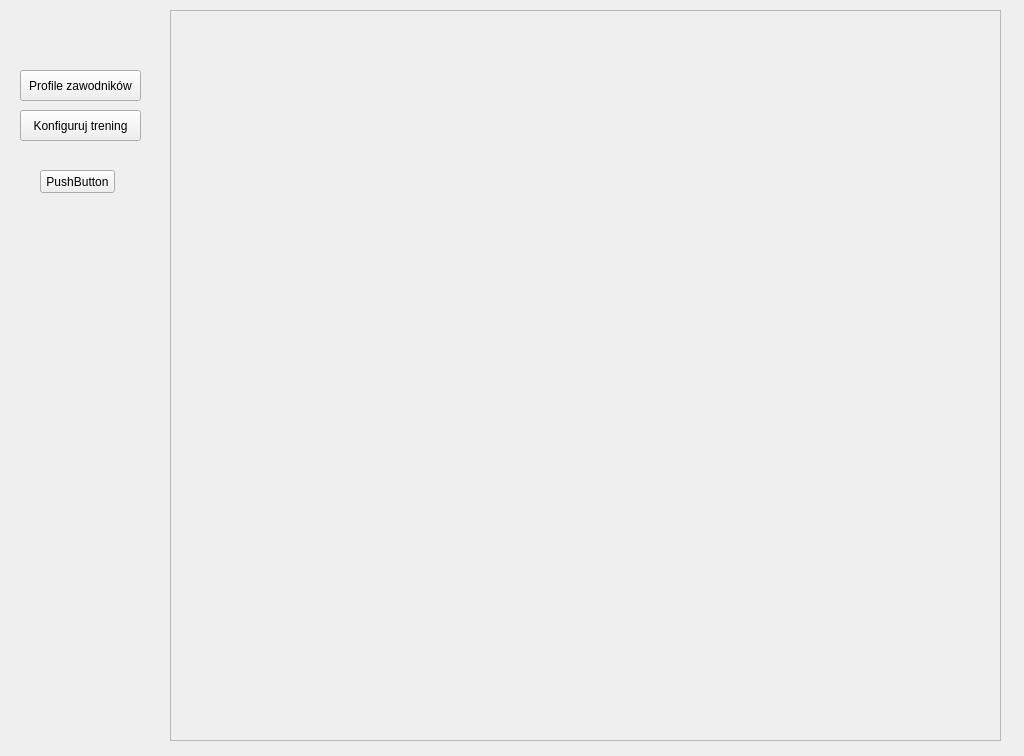
<?xml version="1.0" encoding="UTF-8"?>
<ui version="4.0">
 <class>MainWindow</class>
 <widget class="QMainWindow" name="MainWindow">
  <property name="geometry">
   <rect>
    <x>0</x>
    <y>0</y>
    <width>1024</width>
    <height>756</height>
   </rect>
  </property>
  <property name="sizePolicy">
   <sizepolicy hsizetype="Fixed" vsizetype="Fixed">
    <horstretch>0</horstretch>
    <verstretch>0</verstretch>
   </sizepolicy>
  </property>
  <property name="maximumSize">
   <size>
    <width>1024</width>
    <height>756</height>
   </size>
  </property>
  <property name="windowTitle">
   <string>PingPongTrainingManager</string>
  </property>
  <widget class="QWidget" name="centralWidget">
   <property name="sizePolicy">
    <sizepolicy hsizetype="Maximum" vsizetype="Maximum">
     <horstretch>0</horstretch>
     <verstretch>0</verstretch>
    </sizepolicy>
   </property>
   <widget class="QPushButton" name="Profile">
    <property name="geometry">
     <rect>
      <x>20</x>
      <y>70</y>
      <width>121</width>
      <height>31</height>
     </rect>
    </property>
    <property name="text">
     <string>Profile zawodników</string>
    </property>
    <property name="autoRepeat">
     <bool>false</bool>
    </property>
    <property name="autoExclusive">
     <bool>false</bool>
    </property>
   </widget>
   <widget class="QPushButton" name="configureButton">
    <property name="geometry">
     <rect>
      <x>20</x>
      <y>110</y>
      <width>121</width>
      <height>31</height>
     </rect>
    </property>
    <property name="text">
     <string>Konfiguruj trening</string>
    </property>
   </widget>
   <widget class="QPushButton" name="pushButton_3">
    <property name="geometry">
     <rect>
      <x>40</x>
      <y>170</y>
      <width>75</width>
      <height>23</height>
     </rect>
    </property>
    <property name="text">
     <string>PushButton</string>
    </property>
   </widget>
   <widget class="QFrame" name="mainFrame">
    <property name="geometry">
     <rect>
      <x>170</x>
      <y>10</y>
      <width>831</width>
      <height>731</height>
     </rect>
    </property>
    <property name="frameShape">
     <enum>QFrame::StyledPanel</enum>
    </property>
    <property name="frameShadow">
     <enum>QFrame::Raised</enum>
    </property>
   </widget>
  </widget>
 </widget>
 <layoutdefault spacing="6" margin="11"/>
 <resources/>
 <connections/>
</ui>
